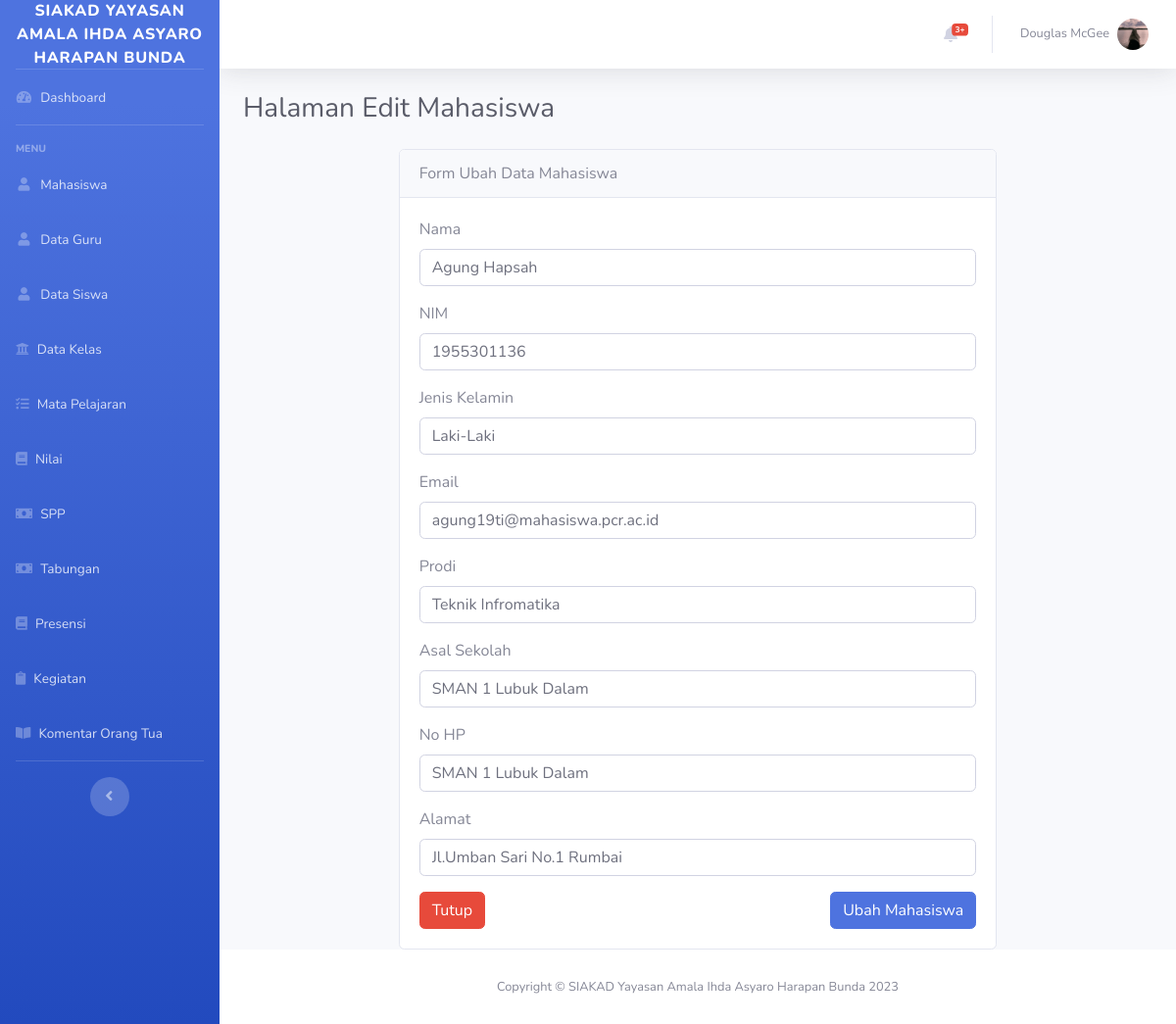
/Mahasiswa/edit/1, run on the app's committed database.
### tables this page shows
CREATE TABLE `mahasiswa` (
  `id` int(11) NOT NULL,
  `nama` varchar(255) NOT NULL,
  `nim` int(11) NOT NULL,
  `jenis_kelamin` varchar(15) NOT NULL,
  `email` varchar(100) NOT NULL,
  `prodi` varchar(100) NOT NULL,
  `asal_sekolah` varchar(100) NOT NULL,
  `no_hp` varchar(12) NOT NULL,
  `alamat` varchar(100) NOT NULL
);

### application/controllers/Mahasiswa.php (called while the page is built, shortened)
<?php
class Mahasiswa extends CI_Controller
{
    public function __construct()
    {
        $this->load->model('Mahasiswa_model');
    }
    function edit($id)
    {
        $data['judul'] = "Halaman Edit Mahasiswa";
        $data['mahasiswa'] = $this->Mahasiswa_model->getById($id);
        $this->load->view("layout/header");
        $this->load->view("mahasiswa/vw_ubah_mahasiswa", $data);
        $this->load->view("layout/footer");
    }
}

### index.php (called while the page is built, shortened)
<?php
require_once BASEPATH.'core/CodeIgniter.php';

### application/models/Mahasiswa_model.php (called while the page is built, shortened)
<?php
class Mahasiswa_model extends CI_Model
{
    public $table = 'mahasiswa';
    public function getById($id)
    {
        $this->db->from($this->table);
        $this->db->where('id', $id);
        $query = $this->db->get();
        return $query->row_array();
    }
}

### application/views/mahasiswa/vw_ubah_mahasiswa.php (the view, shortened to what this page needs)
<div class="container-fluid">
    <h1 class="h3 mb-4 text-gray-800"><?php echo $judul; ?> </h1>
    <div class="row justify-content-center">
        <div class="col-md-8">
            <div class="card">
                <div class="card-header justify-content-center">
                    Form Ubah Data Mahasiswa
                </div>
                <div class="card-body">
                    <form action="<?= base_url('Mahasiswa/update'); ?>" method="POST">
                        <div class="form-group">
                            <label for="nama">Nama</label>
                            <input type="text" name="nama" value="<?= $mahasiswa['nama']; ?>" class="form-control" id="nama" placeholder="Nama">
                        </div>
                        <div class="form-group">
                            <label for="nama">NIM</label>
                            <input type="text" name="nim" value="<?= $mahasiswa['nim']; ?>" class="form-control" id="nim" placeholder="NIM">
                        </div>
                        <div class="form-group">
                            <label for="nama">Jenis Kelamin</label>
                            <input type="text" name="jenis_kelamin" value="<?= $mahasiswa['jenis_kelamin']; ?>" class="form-control" id="jenis_kelamin" placeholder="Jenis Kelamin">
                        </div>
                        <div class="form-group">
                            <label for="nama">Email</label>
                            <input type="text" name="email"  value="<?= $mahasiswa['email']; ?>" class="form-control" id="email" placeholder="Email">
                        </div>
                        <div class="form-group">
                            <label for="nama">Prodi</label>
                            <input type="text" name="prodi" value="<?= $mahasiswa['prodi']; ?>" class="form-control" id="prodi" placeholder="Prodi">
                        </div>
                        <div class="form-group">
                            <label for="nama">Asal Sekolah</label>
                            <input type="text" name="asal_sekolah" value="<?= $mahasiswa['asal_sekolah']; ?>" class="form-control" id="asal_sekolah" placeholder="Asal Sekolah">
                        </div>
                        <div class="form-group">
                            <label for="nama">No HP</label>
                            <input type="text" name="no_hp" value="<?= $mahasiswa['asal_sekolah']; ?>" class="form-control" id="no_hp" placeholder="No HP">
                        </div>
                        <div class="form-group">
                            <label for="nama">Alamat</label>
                            <input type="text" name="alamat" value="<?= $mahasiswa['alamat']; ?>" class="form-control" id="alamat" placeholder="Alamat">
                        </div>
                        <a href="<?= base_url('Mahasiswa') ?>" class="btn btn-danger">Tutup</a>
                        <button type="submit" name="tambah" class="btn btn-primary float-right">Ubah Mahasiswa</button>
                    </form>
                </div>
            </div>
        </div>
    </div>
</div>

### data on the page
mahasiswa: nama "Agung Hapsah", nim "1955301136", jenis_kelamin "Laki-Laki", email "agung19ti@mahasiswa.pcr.ac.id", prodi "Teknik Infromatika", asal_sekolah "SMAN 1 Lubuk Dalam", no_hp "SMAN 1 Lubuk Dalam", alamat "Jl.Umban Sari No.1 Rumbai"

### other printed values
$judul "Halaman Edit Mahasiswa"
